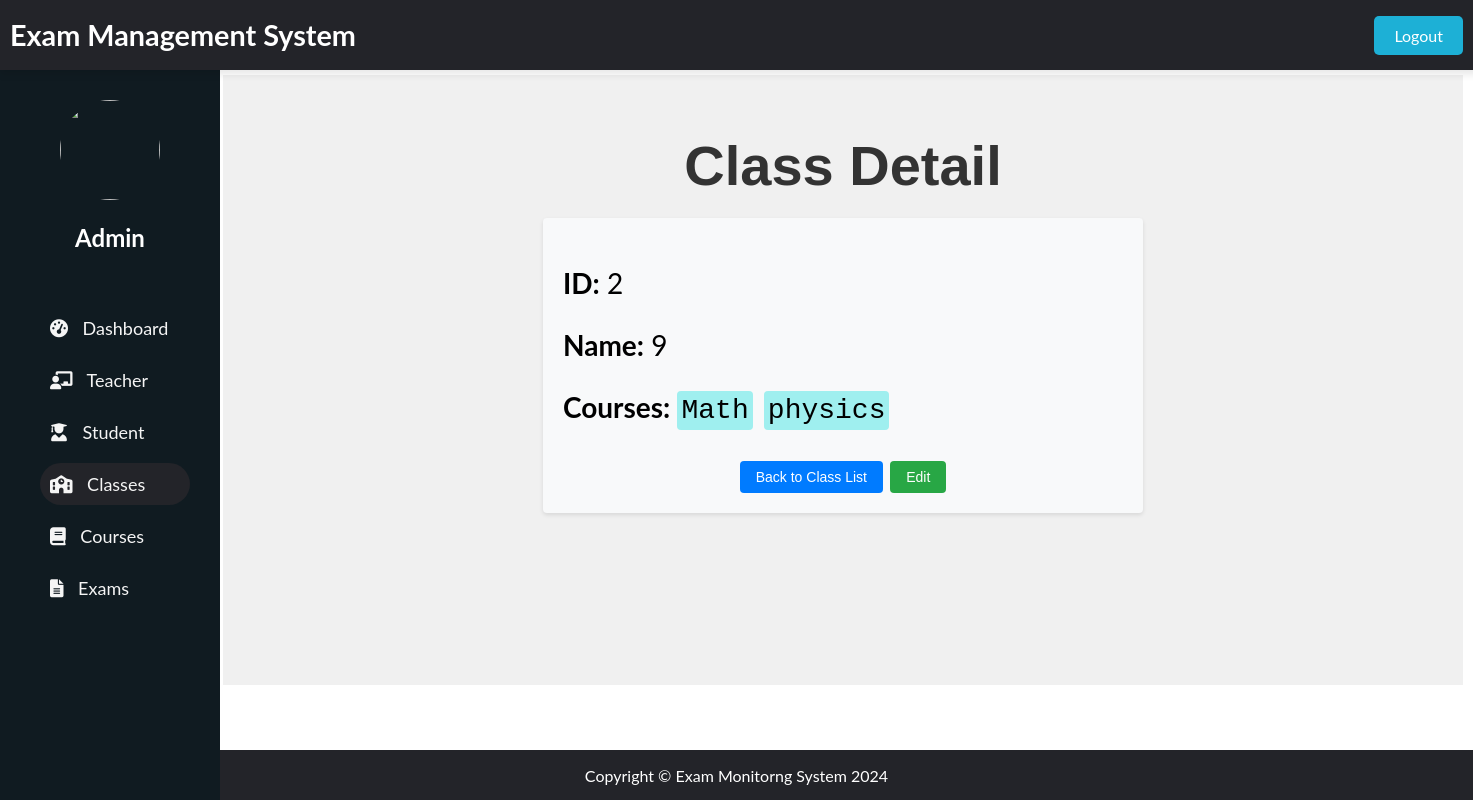
Screenshot of /adminpanel/classes/detail/2/ with the database file from the repository.
### admin_panel/models.py (models this page shows, shortened)
class Class(models.Model):
    class_id = models.AutoField(primary_key=True)
    name = models.CharField(max_length=100)
    courses = models.ManyToManyField(Course, blank=True)
    exams = models.ManyToManyField(Exam, blank=True)

class Course(models.Model):
    course_id = models.AutoField(primary_key=True)
    name = models.CharField(max_length=100)

### admin_panel/views.py (the view)
# urls.py: path('classes/detail/<int:pk>/', views.class_detail, name='class_detail'),
def class_detail(request, pk):
    _class = get_object_or_404(Class, pk=pk)
    return render(request, 'classes/class_detail.html', {'class': _class})

### admin_panel/templates/classes/class_detail.html (shortened to what this page needs)
{% extends "dashboard/index.html" %}
{% block header %}
    {% include "dashboard/header.html" %}
{% endblock header %}
{% block sidenav %}
    {% include "classes/sidenav.html" %}
{% endblock sidenav %}
{% block main %}
    <div class="detail-container">
        <h1 class="detail-heading">Class Detail</h1>
        <div class="detail-card">
            <p><strong>ID:</strong> {{ class.class_id }}</p>
            <p><strong>Name:</strong> {{ class.name }}</p>
            <p><strong>Courses:</strong>
                {% for course in class.courses.all %}
                    <code class="detail-code">{{ course.name }}</code>
                {% endfor %}
            </p>
            <div class="detail-actions">
                <a href="{% url 'class_list' %}" class="detail-action-btn detail-action-btn-primary">Back to Class List</a>
                <a href="{% url 'class_update' class.pk %}" class="detail-action-btn detail-action-btn-success">Edit</a>
            </div>
        </div>
    </div>
{% endblock main %}
{% block footer %}
    {% include "dashboard/footer.html" %}
{% endblock footer %}

### admin_panel/static/css/index.css (style rules this page uses)
body { font-family: "Lato", sans-serif; }

### admin_panel/templates/classes/class_detail.html (style rules this page uses)
.detail-container { max-width: 600px; margin: 20px auto; }
.detail-heading { font-family: Arial, sans-serif; color: #333; text-align: center; margin-bottom: 20px; }
.detail-card { background-color: #f8f9fa; padding: 20px; border-radius: 4px; box-shadow: 0 2px 4px rgba(0,0,0,0.1); }
.detail-code { background-color: #9fefef; padding: 4px; margin-right: 4px; border-radius: 4px; }
.detail-actions { margin-top: 20px; text-align: center; }
.detail-action-btn { display: inline-block; padding: 8px 16px; border-radius: 4px; text-decoration: none; font-family: Arial, sans-serif; font-size: 14px; transition: background-color 0.3s ease; }
.detail-action-btn-primary { background-color: #007bff; color: #fff; }
.detail-action-btn-success { background-color: #28a745; color: #fff; }

### rows the page displays
Class: class_id "2", name "9"
Course: name "Math"
Course: name "physics"
